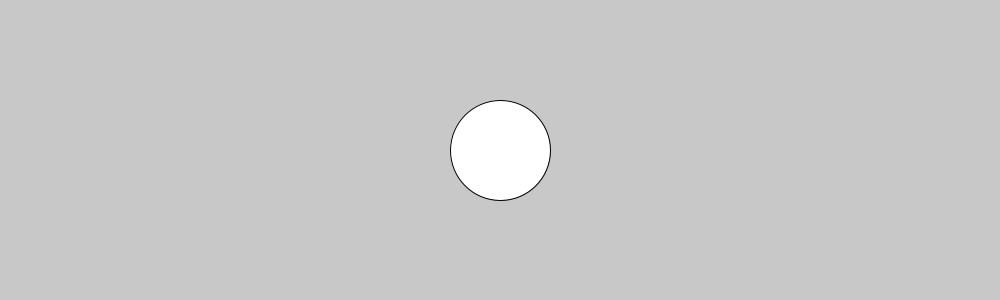
Frame 1 (no input)
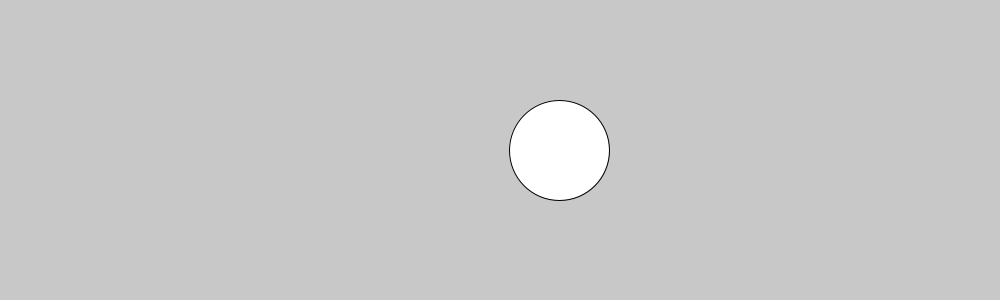
Frame 60 (the mouse pressed at the canvas centre just before this capture)
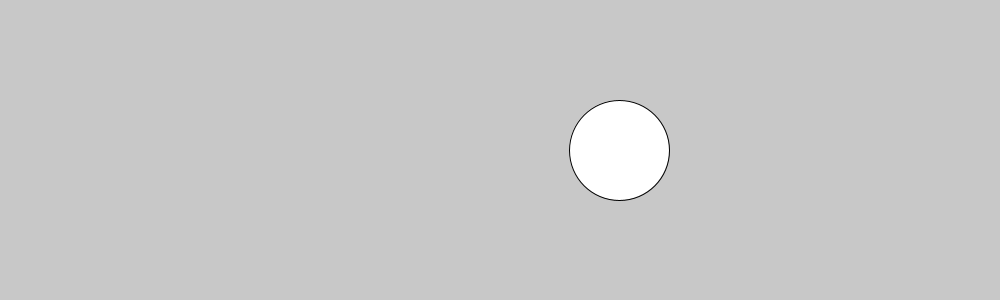
Frame 120 (the mouse held since frame 60 and released just before this capture)

The Processing sketch that drew these frames (run headless with seeded random() and noise(); from frame 60 on, the mouse is pressed at the canvas centre):

// Processing sketch: ejercicio_12
// ── ejercicio_12.pde
//ejercicio_12
float posx;
float tam=100;
float direccion;
void setup() {
  size(1000, 300);
  posx = width/2;
  direccion = 1;
}

void draw() {
  background(200);
  ellipse(posx, height/2, tam, tam);
  if (posx+50  >= width ) {
    direccion = -1;
  } else if (posx-50 <= 0) {
    direccion = 1;
  }
  posx = posx + direccion;
}
